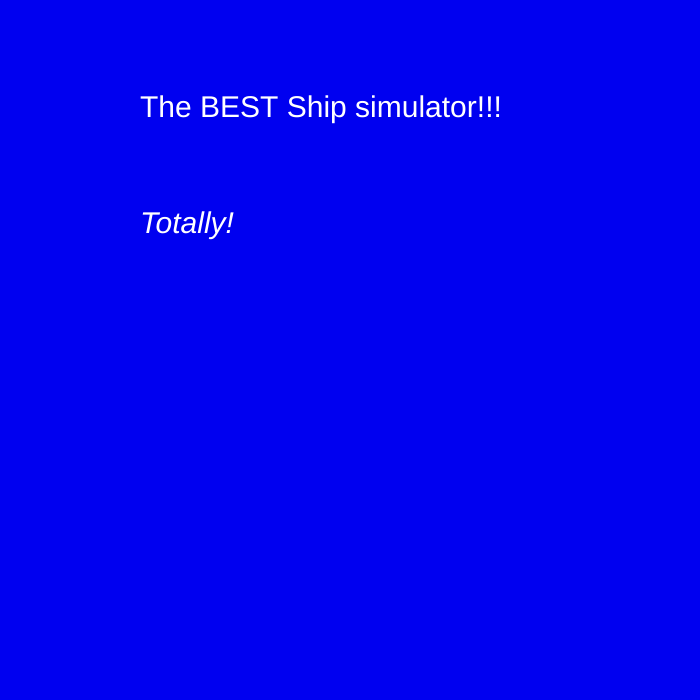
Frame 1 (no input)
Frame 60 (no input): identical to frame 1, image omitted
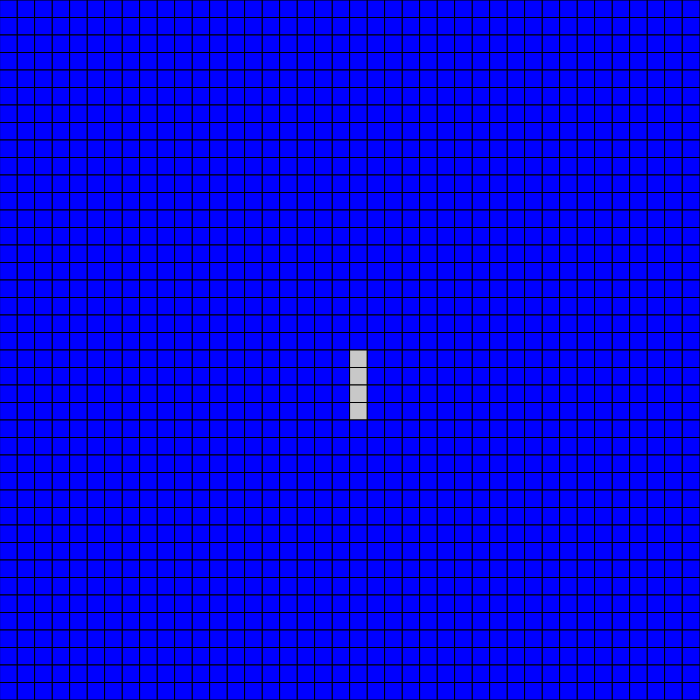
Frame 120 (the mouse pressed at the canvas centre since frame 60)

The p5.js sketch that drew these frames (run headless with seeded random() and noise() and a simulated clock; from frame 60 on, the mouse is pressed at the canvas centre):

// p5.js sketch
// ── sketch.js
// Project Title
// Your Name
// Date
//
// Extra for Experts:
// - describe what you did to take this project "above and beyond"
let rows = 40;
let cols = 40;
let grid;
let cellSize;
let ship = {
  x: 20,
  y: 20,
};
let orientation = 1;
let body = {
  x: ship.x,
  y: ship.y + 1,
  x2: ship.x,
  y2:  ship.y + 2,
  x3: ship.x,
  y3:  ship.y + 3,
};
let bulletArray1 = [];
let bulletArray2 = [];
let bulletArray3 = [];
let bulletArray4 = [];

let bulletArray5 = [];
let bulletArray6 = [];
let bulletArray7 = [];
let bulletArray8 = [];


let lastTurn = 0;
let elapsedTime;
let turnDuration = 300;

let state;

function setup() {
  createCanvas(700, 700);
  cellSize = width / cols;
  state = 1;
}

function draw() {
  checkstate();
}

function checkstate(){
  if (state === 1){
    titlescreen();
  }
  else if (state === 2){
    info1();
  }
  else if (state === 3){
    background(255);
    time();
    grid = createArray(cols, rows);
    displayGrid();
  }
}

function titlescreen(){
  if (mouseIsPressed){
    state = 2;
  }
  else{
    background(0, 0, 240);
    textSize(30);
    fill(255);
    textStyle(NORMAL);
    text("The BEST Ship simulator!!!", width/5, height/6);
    textStyle(ITALIC);
    text("Totally!", width/5, height/3);
  }
}

function info1(){
  if (mouseIsPressed){
    state = 3;
  }
  else{
    background(0, 0, 240);
    textSize(30);
    fill(255);
    textStyle(NORMAL);
    text("This is your ship", width/5, height/6);
  }
}

function displayGrid(){
  for (let y = 0; y < rows; y++){
    for (let x = 0; x < cols; x++){
      if (grid[y][x] === 1){
        fill(200, 200, 200);
      }
      else if (grid[y][x] === 3){
        fill(200, 200, 0);
      }
      else{
        fill(0, 0, 255);
      }
      rect(x*cellSize, y*cellSize, cellSize, cellSize);
    }
  }
}

function createArray(cols, rows){
  let randomGrid = [];
  for (let y = 0; y < cols; y++){
    randomGrid.push([]);
  }
  for (let y = 0; y < cols; y++){
    for (let x = 0; x < rows; x++){
      if (x === ship.x || x === body.x || x === body.x2 || x === body.x3){
        if (y === ship.y || y === body.y || y === body.y2 || y === body.y3){
          randomGrid[y].push(1);
        }
      }
      else{
        randomGrid[y].push(0);
      }
      for (let i = 0; i < bulletArray1.length; i++) {
        if (x === bulletArray1[i].x){
          if (y === bulletArray1[i].y){
            randomGrid[y].push(3);
          }
        }
      }
      for (let i = 0; i < bulletArray2.length; i++) {
        if (x === bulletArray2[i].x){
          if (y === bulletArray2[i].y){
            randomGrid[y].push(3);
          }
        }
      }
      for (let i = 0; i < bulletArray3.length; i++) {
        if (x === bulletArray3[i].x){
          if (y === bulletArray3[i].y){
            randomGrid[y].push(3);
          }
        }
      }
      for (let i = 0; i < bulletArray4.length; i++) {
        if (x === bulletArray4[i].x){
          if (y === bulletArray4[i].y){
            randomGrid[y].push(3);
          }
        }
      }

      for (let i = 0; i < bulletArray5.length; i++) {
        if (x === bulletArray5[i].x){
          if (y === bulletArray5[i].y){
            randomGrid[y].push(3);
          }
        }
      }
      for (let i = 0; i < bulletArray6.length; i++) {
        if (x === bulletArray6[i].x){
          if (y === bulletArray6[i].y){
            randomGrid[y].push(3);
          }
        }
      }
      for (let i = 0; i < bulletArray7.length; i++) {
        if (x === bulletArray7[i].x){
          if (y === bulletArray7[i].y){
            randomGrid[y].push(3);
          }
        }
      }
      for (let i = 0; i < bulletArray8.length; i++) {
        if (x === bulletArray8[i].x){
          if (y === bulletArray8[i].y){
            randomGrid[y].push(3);
          }
        }
      }
    }
  }
  return randomGrid;
}

function time(){
  let elapsedTime = millis() - lastTurn;
  if (elapsedTime >= turnDuration){
    move();
    lastTurn = millis();
  }
  if (elapsedTime >= turnDuration) {
    if (keyIsDown(88)){
      fireright();
    }
    if (keyIsDown(90)){
      fireleft();
    }
    for (let i = 0; i < bulletArray1.length; i++) {
      bulletArray1[i].x = bulletArray1[i].x + 1;
    }
    for (let i = 0; i < bulletArray2.length; i++) {
      bulletArray2[i].y = bulletArray2[i].y + 1;
    }
    for (let i = 0; i < bulletArray3.length; i++) {
      bulletArray3[i].x = bulletArray3[i].x - 1;
    }
    for (let i = 0; i < bulletArray4.length; i++) {
      bulletArray4[i].y = bulletArray4[i].y - 1;
    }

    for (let i = 0; i < bulletArray5.length; i++) {
      bulletArray5[i].x = bulletArray5[i].x - 1;
    }
    for (let i = 0; i < bulletArray6.length; i++) {
      bulletArray6[i].y = bulletArray6[i].y - 1;
    }
    for (let i = 0; i < bulletArray7.length; i++) {
      bulletArray7[i].x = bulletArray7[i].x + 1;
    }
    for (let i = 0; i < bulletArray8.length; i++) {
      bulletArray8[i].y = bulletArray8[i].y + 1;
    }
  }
}

function move(){
  if (keyIsDown(38)){
    updateup();
  }
  else if (keyIsDown(40)){
    updatedown();
  }
  else if (keyIsDown(39)){
    updateright();
  }
  else if (keyIsDown(37)){
    updateleft();
  }
}

function fireright(){
  if (orientation === 1){
    let bullet1 = {
      x: body.x + 1,
      y: body.y,
    };
    bulletArray1.push(bullet1);
  }
  if (orientation === 2){
    let bullet2 = {
      x: body.x,
      y: body.y + 1,
    };
    bulletArray2.push(bullet2);
  }
  if (orientation === 3){
    let bullet3 = {
      x: body.x - 1,
      y: body.y,
    };
    bulletArray3.push(bullet3);
  }
  if (orientation === 4){
    let bullet4 = {
      x: body.x,
      y: body.y - 1,
    };
    bulletArray4.push(bullet4);
  }
}

function fireleft(){
  if (orientation === 1){
    let bullet1 = {
      x: body.x - 1,
      y: body.y,
    };
    bulletArray5.push(bullet1);
  }
  if (orientation === 2){
    let bullet2 = {
      x: body.x,
      y: body.y - 1,
    };
    bulletArray6.push(bullet2);
  }
  if (orientation === 3){
    let bullet3 = {
      x: body.x + 1,
      y: body.y,
    };
    bulletArray7.push(bullet3);
  }
  if (orientation === 4){
    let bullet4 = {
      x: body.x,
      y: body.y + 1,
    };
    bulletArray8.push(bullet4);
  }
}

function updateup(){
  ship.y = ship.y - 1;
  body.y = ship.y + 1;
  body.x = ship.x;
  body.y2 = ship.y + 2;
  body.x2 = ship.x;
  body.y3 = ship.y + 3;
  body.x3 = ship.x;
  orientation = 1;
}

function updatedown(){
  ship.y = ship.y + 1;
  body.y = ship.y - 1;
  body.x = ship.x;
  body.y2 = ship.y - 2;
  body.x2 = ship.x;
  body.y3 = ship.y - 3;
  body.x3 = ship.x;
  orientation = 3;
}

function updateleft(){
  ship.x = ship.x - 1;
  body.y = ship.y;
  body.x = ship.x + 1;
  body.y2 = ship.y;
  body.x2 = ship.x + 2;
  body.y3 = ship.y;
  body.x3 = ship.x + 3;
  orientation = 4;
}

function updateright(){
  ship.x = ship.x + 1;
  body.y = ship.y;
  body.x = ship.x - 1;
  body.y2 = ship.y;
  body.x2 = ship.x - 2;
  body.y3 = ship.y;
  body.x3 = ship.x - 3;
  orientation = 2;
}
